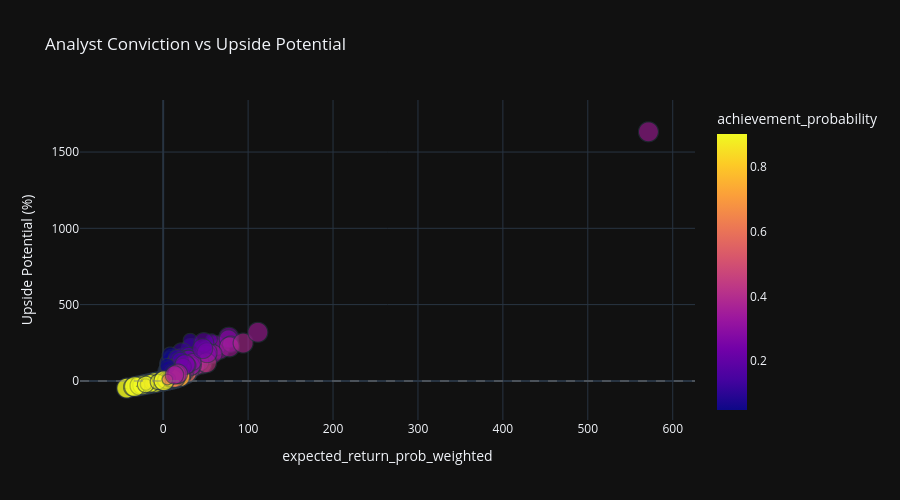

The code cell stored with this chart in its notebook:
### Markdown cell above
### 5.3 Conviction vs Upside Potential Scatter

### Code cell
fig = px.scatter(
    pt.sample(min(2000, len(pt)), random_state=42),
    x="expected_return_prob_weighted",
    y="upside_potential",
    color="achievement_probability",
    size="analyst_conviction",
    hover_name="ticker",
    hover_data=["name", "sector", "industry", "expected_return_prob_weighted", "confidence_level"],
    title="Analyst Conviction vs Upside Potential",
    labels={
        "analyst_conviction": "Analyst Conviction (%)",
        "upside_potential": "Upside Potential (%)",
    },
    category_orders={"confidence_level": ["Low", "Medium", "High"]},
    color_discrete_sequence=[COLORS[3], COLORS[1], COLORS[2]],
    template=PLOTLY_TEMPLATE,
    height=500,
    opacity=0.6,
)
fig.add_hline(y=0, line_dash="dash", line_color="gray", opacity=0.4)
fig.show()

### Figure 1 — Plotly figure (JSON) as saved in the notebook; plotly's stock layout.template omitted (floating-point values rounded to 4 significant figures; data arrays with more than 128 entries replaced by an {"elided": "..."} marker saying what was removed)
{"data": [{"customdata": {"elided": "2000x4 str values"}, "hovertemplate": "<b>%{hovertext}</b><br><br>expected_return_prob_weighted=%{x}<br>Upside Potential (%)=%{y}<br>Analyst Conviction (%)=%{marker.size}<br>name=%{customdata[0]}<br>sector=%{customdata[1]}<br>industry=%{customdata[2]}<br>confidence_level=%{customdata[3]}<br>achievement_probability=%{marker.color}<extra></extra>", "hovertext": {"elided": "2000 str values"}, "legendgroup": "", "marker": {"color": {"elided": "2000 float values"}, "coloraxis": "coloraxis", "opacity": 0.6, "size": {"elided": "2000 float values"}, "sizemode": "area", "sizeref": 0.25, "symbol": "circle"}, "mode": "markers", "name": "", "showlegend": false, "x": {"elided": "2000 float values"}, "xaxis": "x", "y": {"elided": "2000 float values"}, "yaxis": "y", "type": "scattergl"}], "layout": {"xaxis": {"anchor": "y", "domain": [0.0, 1.0], "title": {"text": "expected_return_prob_weighted"}}, "yaxis": {"anchor": "x", "domain": [0.0, 1.0], "title": {"text": "Upside Potential (%)"}}, "coloraxis": {"colorbar": {"title": {"text": "achievement_probability"}}, "colorscale": [[0.0, "#0d0887"], [0.1111, "#46039f"], [0.2222, "#7201a8"], [0.3333, "#9c179e"], [0.4444, "#bd3786"], [0.5556, "#d8576b"], [0.6667, "#ed7953"], [0.7778, "#fb9f3a"], [0.8889, "#fdca26"], [1.0, "#f0f921"]]}, "legend": {"tracegroupgap": 0, "itemsizing": "constant"}, "title": {"text": "Analyst Conviction vs Upside Potential"}, "height": 500, "shapes": [{"line": {"color": "gray", "dash": "dash"}, "opacity": 0.4, "type": "line", "x0": 0, "x1": 1, "xref": "x domain", "y0": 0, "y1": 0, "yref": "y"}]}}
